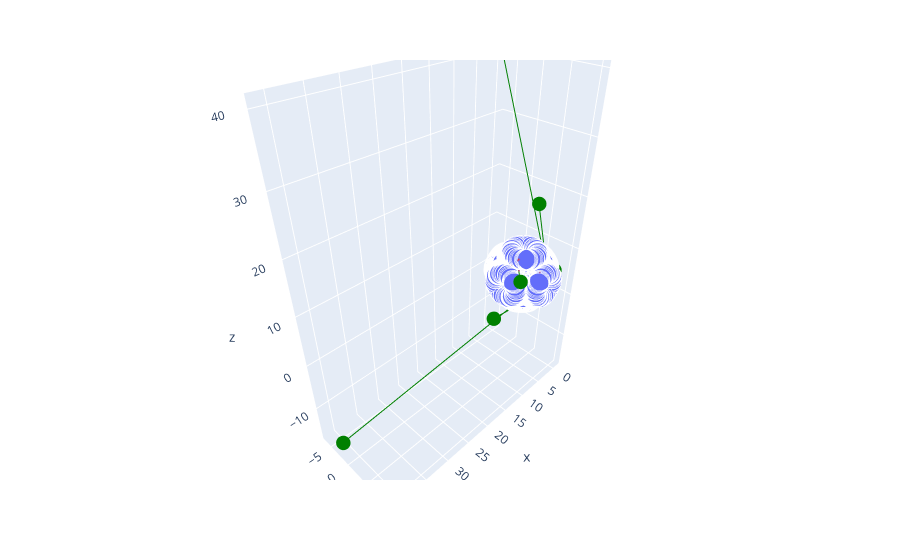

Notebook source saved alongside this figure:
### Code cell
# Plot with Plotly
# Plot the structure
df = pd.DataFrame(structure, columns=['x','y','z'])
df['size'] = np.ones(structure.shape[0]) * 0.1
fig = px.scatter_3d(df[:],x='x',y='y',z='z', opacity=1, size='size')

for i,p in enumerate(ps):
    # Plot the normal vectors
    cone = Primitive_grad(structure[p,:],period)
    fig.add_trace(
        go.Cone(x=np.array(structure[p,0]), y=np.array(structure[p,1]), z=np.array(structure[p,2]),
        u=np.array(cone[0]),      v=np.array(cone[1]),      w=np.array(cone[2]),
        sizeref=1.25, showscale=False)
    )
    
    x = np.array([structure[p,0],structs[i,0]])
    y = np.array([structure[p,1],structs[i,1]])
    z = np.array([structure[p,2],structs[i,2]])
    
    fig.add_trace(
        go.Scatter3d(
        x=x, y=y, z=z, marker_color='green', marker_size=5
    ))
    
fig.update_layout(showlegend=False)

fig.show()

### Figure 1 — Plotly figure (JSON) as saved in the notebook; plotly's stock layout.template omitted (floating-point values rounded to 4 significant figures; data arrays with more than 128 entries replaced by an {"elided": "..."} marker saying what was removed)
{"data": [{"hovertemplate": "x=%{x}<br>y=%{y}<br>z=%{z}<br>size=%{marker.size}<extra></extra>", "legendgroup": "", "marker": {"color": "#636efa", "opacity": 1, "size": {"elided": "5616 float values"}, "sizemode": "area", "sizeref": 0.00025, "symbol": "circle"}, "mode": "markers", "name": "", "scene": "scene", "showlegend": false, "type": "scatter3d", "x": {"elided": "5616 float values"}, "y": {"elided": "5616 float values"}, "z": {"elided": "5616 float values"}}, {"showscale": false, "sizeref": 1.25, "type": "cone", "u": [0.3395], "v": [0.4117], "w": [0.8457], "x": [5.317], "y": [8.64], "z": [7.121]}, {"marker": {"color": "green", "size": 5}, "type": "scatter3d", "x": [5.317, -0.677], "y": [8.64, 7.875], "z": [7.121, 4.48]}, {"showscale": false, "sizeref": 1.25, "type": "cone", "u": [0.6086], "v": [0.4924], "w": [0.6222], "x": [7.596], "y": [5.982], "z": [7.501]}, {"marker": {"color": "green", "size": 5}, "type": "scatter3d", "x": [7.596, 13.44], "y": [5.982, 10.66], "z": [7.501, 10.7]}, {"showscale": false, "sizeref": 1.25, "type": "cone", "u": [-0.7618], "v": [0.5547], "w": [-0.3345], "x": [2.659], "y": [5.887], "z": [0.6646]}, {"marker": {"color": "green", "size": 5}, "type": "scatter3d", "x": [2.659, 41.02], "y": [5.887, -3.005], "z": [0.6646, -16.15]}, {"showscale": false, "sizeref": 1.25, "type": "cone", "u": [-0.3509], "v": [0.8139], "w": [0.463], "x": [0.6646], "y": [6.931], "z": [5.602]}, {"marker": {"color": "green", "size": 5}, "type": "scatter3d", "x": [0.6646, -0.7223], "y": [6.931, 2.954], "z": [5.602, 16.15]}, {"showscale": false, "sizeref": 1.25, "type": "cone", "u": [0.3518], "v": [0.8774], "w": [-0.3261], "x": [5.317], "y": [7.026], "z": [0.5697]}, {"marker": {"color": "green", "size": 5}, "type": "scatter3d", "x": [5.317, 7.61], "y": [7.026, 1.199], "z": [0.5697, -6.145]}, {"showscale": false, "sizeref": 1.25, "type": "cone", "u": [0.7427], "v": [0.07761], "w": [0.6651], "x": [7.691], "y": [4.842], "z": [7.976]}, {"marker": {"color": "green", "size": 5}, "type": "scatter3d", "x": [7.691, 3.805], "y": [4.842, 2.608], "z": [7.976, 8.526]}, {"showscale": false, "sizeref": 1.25, "type": "cone", "u": [0.7627], "v": [-0.129], "w": [0.6337], "x": [7.596], "y": [4.463], "z": [8.071]}, {"marker": {"color": "green", "size": 5}, "type": "scatter3d", "x": [7.596, 3.496], "y": [4.463, 2.655], "z": [8.071, 9.394]}, {"showscale": false, "sizeref": 1.25, "type": "cone", "u": [-0.5987], "v": [0.6664], "w": [0.4444], "x": [3.133], "y": [6.646], "z": [8.356]}, {"marker": {"color": "green", "size": 5}, "type": "scatter3d", "x": [3.133, 3.134], "y": [6.646, 6.647], "z": [8.356, 8.355]}, {"showscale": false, "sizeref": 1.25, "type": "cone", "u": [-0.2904], "v": [0.753], "w": [0.5905], "x": [0.5697], "y": [6.646], "z": [5.982]}, {"marker": {"color": "green", "size": 5}, "type": "scatter3d", "x": [0.5697, -0.282], "y": [6.646, -6.899], "z": [5.982, 39.96]}, {"showscale": false, "sizeref": 1.25, "type": "cone", "u": [0.9262], "v": [0.3725], "w": [0.05893], "x": [6.931], "y": [5.317], "z": [9.305]}, {"marker": {"color": "green", "size": 5}, "type": "scatter3d", "x": [6.931, 6.931], "y": [5.317, 5.321], "z": [9.305, 9.305]}], "layout": {"legend": {"itemsizing": "constant", "tracegroupgap": 0}, "margin": {"t": 60}, "scene": {"domain": {"x": [0, 1], "y": [0, 1]}, "xaxis": {"title": {"text": "x"}}, "yaxis": {"title": {"text": "y"}}, "zaxis": {"title": {"text": "z"}}}, "showlegend": false}}
